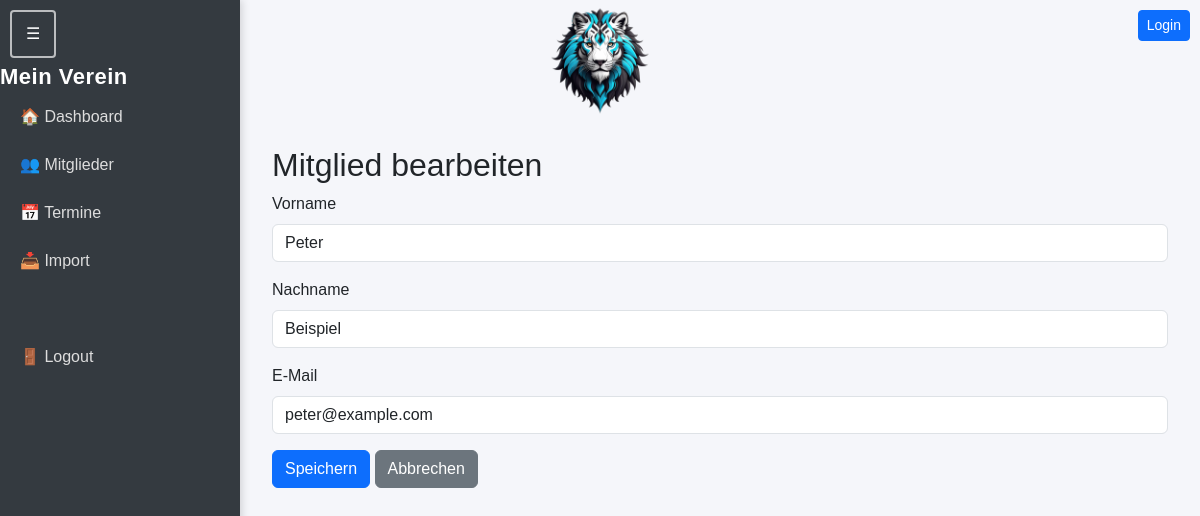
The app's page /mitglieder/2/edit, older data.
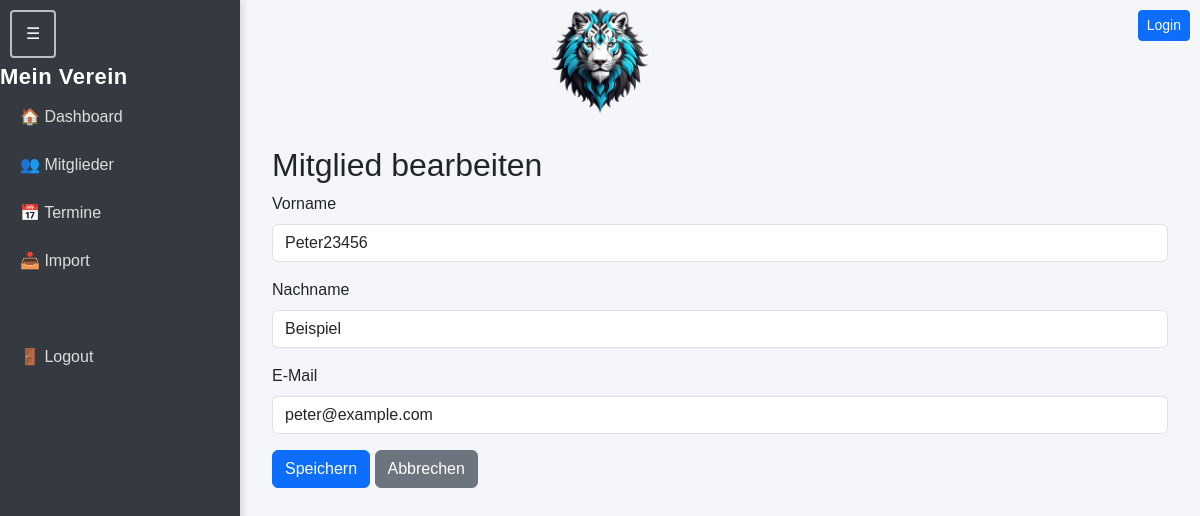
The same page, newer data.
### backend/intranet/models.py (models this page shows)
class Mitglied(db.Model):
    id = db.Column(db.Integer, primary_key=True)
    vorname = db.Column(db.String(100))
    nachname = db.Column(db.String(100))
    email = db.Column(db.String(200))

### backend/intranet/routes/mitglieder.py (the view)
@mitglieder_bp.get("/mitglieder/<int:id>/edit")
def edit_mitglied_page(id):
    m = Mitglied.query.get_or_404(id)
    return render_template("mitglied_edit.html", m=m)

### backend/intranet/templates/mitglied_edit.html (shortened to what this page needs)
{% extends "layout.html" %}
{% block content %}
<h2>Mitglied bearbeiten</h2>
<form method="POST">
    <div class="mb-3">
        <label class="form-label">Vorname</label>
        <input name="vorname" class="form-control" value="{{ m.vorname }}">
    </div>
    <div class="mb-3">
        <label class="form-label">Nachname</label>
        <input name="nachname" class="form-control" value="{{ m.nachname }}">
    </div>
    <div class="mb-3">
        <label class="form-label">E-Mail</label>
        <input name="email" class="form-control" value="{{ m.email }}">
    </div>
    <button class="btn btn-primary">Speichern</button>
    <a href="/mitglieder" class="btn btn-secondary">Abbrechen</a>
</form>
{% endblock %}

Row changes from the older to the newer data that the page shows:
changed Mitglied "Beispiel": vorname "Peter" → "Peter23456"
